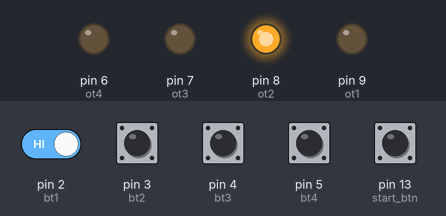
A sketch run on a simulated Arduino Uno, built with avr-gcc and run on an emulated ATmega328P. On the bench: output pins drawn as LEDs (lit = HIGH). Dashed ring = blinking. The test bench sets the inputs (shaded band); at power-on: pin 2 (bt1), pin 3 (bt2), pin 4 (bt3), pin 5 (bt4), pin 13 (start_btn) HIGH. Random numbers use the default seed unless the sketch sets one; what the sketch prints to the serial monitor is not drawn.

Above: at 6.0 s.
6.1 s: pin 13 (start_btn) pulled LOW for 0.15 s
At 12.0 s:
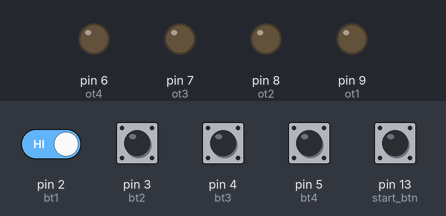
12.2 s: pin 3 (bt2) pulled LOW for 0.15 s
At 12.8 s:
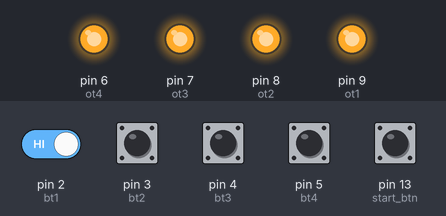
13.8 s: pin 13 (start_btn) pulled LOW for 1 s
At 17.35 s:
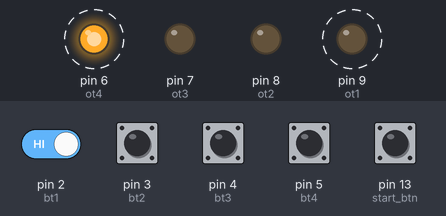
17.8 s: pin 2 (bt1) driven HIGH
20.8 s: pin 4 (bt3) pulled LOW for 0.15 s
At 21.4 s:
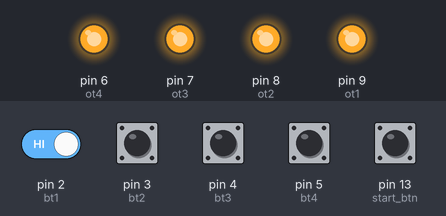
Timing chart, 0 to 23.4 s (numbered marks = the images above; inputs shaded):
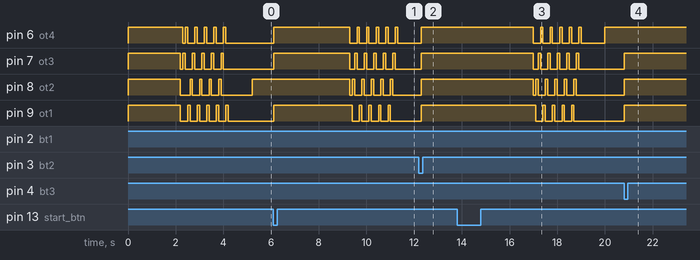

Measured:
- after the input at 6.1 s, pin 8 (ot2): HIGH → LOW after 3.2 s, then repeats every 0.40 s: HIGH 0.10 s, LOW 0.30 s, until it stays LOW from 11.1 s
- after the input at 12.2 s, pin 6 (ot4), pin 7 (ot3), pin 8 (ot2): LOW → HIGH after 0.11 s
- after the input at 13.8 s, pin 6 (ot4): alternates HIGH for 0.10 s and LOW for 0.30 s, starting after 3.2 s; pin 7 (ot3): goes LOW 0.20 s, HIGH 0.10 s, LOW 0.30 s, HIGH 0.10 s, then LOW, starting after 3.2 s
- after the input at 20.8 s, pin 7 (ot3), pin 8 (ot2), pin 9 (ot1): LOW → HIGH at once
- by itself, pin 6 (ot4): repeats every 0.40 s: LOW 0.30 s, HIGH 0.10 s, until it stays LOW from 11.3 s
- by itself, pin 9 (ot1): repeats every 0.40 s: LOW 0.30 s, HIGH 0.10 s, until it stays LOW from 11.0 s

The sketch:

Light_Push.ino
```cpp
// Light Push

int start_btn = 13;

int ot1 = 9;
int ot2 = 8;
int ot3 = 7;
int ot4 = 6;

int bt1 = 2;
int bt2 = 3;
int bt3 = 4;
int bt4 = 5;

int c1 = 0;
int c2 = 0;
int c3 = 0;
int c4 = 0;

int minTick = 562;
int maxTick = 2343;

bool active = false;

void setup(){
  pinMode(start_btn, INPUT_PULLUP);

  pinMode(bt1, INPUT_PULLUP);
  pinMode(bt2, INPUT_PULLUP);
  pinMode(bt3, INPUT_PULLUP);
  pinMode(bt4, INPUT_PULLUP);

  pinMode(ot1, OUTPUT);
  pinMode(ot2, OUTPUT);
  pinMode(ot3, OUTPUT);
  pinMode(ot4, OUTPUT);

  Serial.begin(9600);
}

bool hasStarted = false;
int startCount = 0;

bool isBeingPressed = false;

int color = 9;
int tick = 0;

int nextRandomTick = random(minTick, maxTick);

int score = 0;
bool updateScore = false;

String playMode = "PLAY";

void loop(){
  if ( startCount == 0 ){
    c1 = 1;
    c2 = 1;
    c3 = 1;
    c4 = 1;
    analogWrite(ot1, 255 * c1);
    analogWrite(ot2, 255 * c2);
    analogWrite(ot3, 255 * c3);
    analogWrite(ot4, 255 * c4);
    Serial.println("Light Push!!!");
    delay(1000);
  } else {
    c1 = 0;
    c2 = 0;
    c3 = 0;
    c4 = 0;
  }
  if ( hasStarted == false ){
    startCount += 1;
    delay(100);
    if ( startCount > 1 ) {
      color += 1;
      if ( color > 4 ){
        color -= 4;
      }
      if ( color == 1 ){
        c1 = 1;
      }
      else if ( color == 2 ){
        c2 = 1;
      } else if ( color == 3 ){
        c3 = 1;
      } else{
        c4 = 1;
      }
    }
    if ( startCount > 21 ){
      hasStarted = true;
      c1 = 0;
      c2 = 0;
      c3 = 0;
      c4 = 0;
      color = 9;
      tick = 0;
      nextRandomTick = random(minTick, maxTick);
      score = 0;
      updateScore = true;
      score = -1;
      playMode = "PLAY";
    }
  }
  if ( hasStarted == true ){
    if ( digitalRead(start_btn) == LOW ){
      c1 = 1;
      c2 = 1;
      c3 = 1;
      c4 = 1;
      if ( isBeingPressed == false ){
        isBeingPressed = true;
        active = not(active);
        hasStarted = false;
        startCount = 0;
        color = 0;
      }
    }
    if ( digitalRead(start_btn) == HIGH ){
      c1 = 0;
      c2 = 0;
      c3 = 0;
      c4 = 0;
      if ( isBeingPressed == true ){
        isBeingPressed = false;
      }
    }
    if ( playMode == "PLAY" ){
      tick += 1;
      Serial.print(tick);
      if ( tick > nextRandomTick ){
        color = random(1, 5);
        tick = 0;
        nextRandomTick = random(minTick, maxTick);
        Serial.println();
        maxTick -= 2;
        if ( maxTick < minTick ){
          maxTick = minTick;
        }
        if ( updateScore == true ){
          score += 1;
        } else {
          playMode = "LOST";
        }
        updateScore = false;
      }
      int b1r = not(digitalRead(bt1));
      int b2r = not(digitalRead(bt2));
      int b3r = not(digitalRead(bt3));
      int b4r = not(digitalRead(bt4));
      if ( b1r == HIGH or color == 1 ){
        c1 = 1;
      }
      if ( b2r == HIGH or color == 2 ){
        c2 = 1;
      }
      if ( b3r == HIGH or color == 3 ){
        c3 = 1;
      }
      if ( b4r == HIGH or color == 4 ){
        c4 = 1;
      }
      if ( color == 1 ) {
        if ( b2r == LOW and b3r == LOW and b4r == LOW ){
          if ( b1r == HIGH ){
            updateScore = true;
          }
        } else {
          updateScore = false;
          playMode = "LOST";
        }
      }
      if ( color == 2 ) {
        if ( b1r == LOW and b3r == LOW and b4r == LOW ){
          if ( b2r == HIGH ){
            updateScore = true;
          }
        } else {
          updateScore = false;
          playMode = "LOST";
        }
      }
      if ( color == 3 ) {
        if ( b2r == LOW and b1r == LOW and b4r == LOW ){
          if ( b3r == HIGH ){
            updateScore = true;
          }
        } else {
          updateScore = false;
          playMode = "LOST";
        }
      }
      if ( color == 4 ) {
        if ( b2r == LOW and b3r == LOW and b1r == LOW ){
          if ( b4r == HIGH ){
            updateScore = true;
          }
        } else {
          updateScore = false;
          playMode = "LOST";
        }
      }
      if ( color > 4 ){
        updateScore = true;
        score = -1;
      }
    } else {
      c1 = 1;
      c2 = 1;
      c3 = 1;
      c4 = 1;
    }
  }
  if ( updateScore == true ){
    tick = nextRandomTick;
    c1 = 0;
    c2 = 0;
    c3 = 0;
    c4 = 0;
  }
  analogWrite(ot1, 255 * c1);
  analogWrite(ot2, 255 * c2);
  analogWrite(ot3, 255 * c3);
  analogWrite(ot4, 255 * c4);
  if ( startCount < 2 or updateScore == true ){
    delay(1000);
  }
}
```
